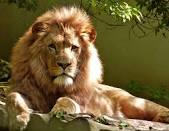
#> input picture photos/lion.jpg, 169 x 131 px
$ python basicfunc.py
#> lines starting #> are read from the running program, lines starting #| are printed output that depends on the picture; after the words box and inside, x2 and y2 are one past the last pixel; in counts of white or black regions, pixels touching at a corner belong together
import cv2 as cv

img=cv.imread('photos/lion.jpg')
#> img is the input picture: shape (131, 169, 3); mean B, G, R 54, 96.1, 114.4
cv.imshow('Lion',img)


#Converting an image to gray scale

gray=cv.cvtColor(img,cv.COLOR_BGR2GRAY)
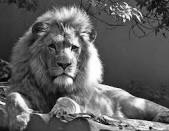
#> gray: shape (131, 169); min 1, max 255, mean 96.7
cv.imshow('Gray',gray)

#how to blur an image

blur=cv.GaussianBlur(img,(3,3),cv.BORDER_DEFAULT)
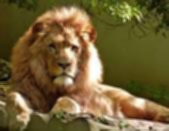
#> blur: shape (131, 169, 3); mean B, G, R 54, 96.1, 114.4
cv.imshow('Blur',blur)

#Edge cascade
canny=cv.Canny(img,125,175)
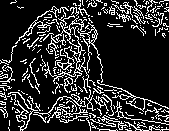
#> canny: shape (131, 169); 18% white in thin lines or dots
cv.imshow('Canny',canny)

#dilating the image
dilated=cv.dilate(canny,(7,7),iterations=3)
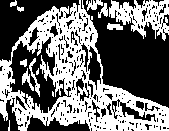
#> dilated: shape (131, 169); 44.2% white; 14 white regions (4 under 20 px), largest, box (x1, y1, x2, y2) and area: (0, 0, 169, 131) 7897, (109, 0, 169, 41) 1264, (29, 58, 40, 97) 114
cv.imshow('Dilated',dilated)

#Eroding
eroded=cv.erode(dilated,(3,3),iterations=3)
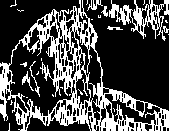
#> eroded: shape (131, 169); 29% white; 29 white regions (21 under 20 px), largest, box (x1, y1, x2, y2) and area: (0, 0, 169, 131) 5217, (109, 0, 169, 41) 816, (87, 0, 103, 11) 66
cv.imshow('Eroded',eroded)

#resize
resized=cv.resize(img,(500,500),interpolation=cv.INTER_CUBIC) #to enlarge INTER.LINEAR/CUBIC ,to reduce INTER.AREA
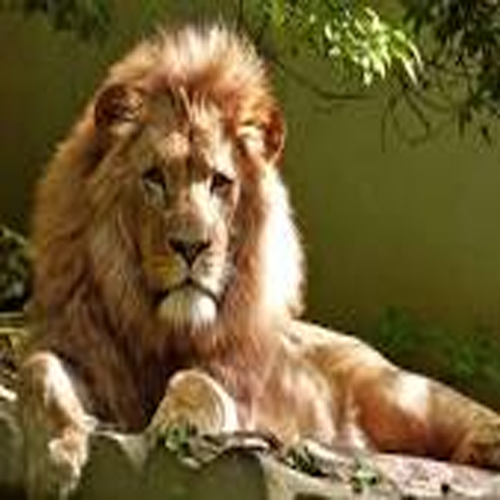
#> resized: shape (500, 500, 3); mean B, G, R 54, 96.1, 114.3
cv.imshow('Resized',resized)

#cropping
cropped=resized[50:200,200:400]
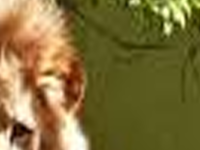
#> cropped: shape (150, 200, 3); mean B, G, R 58.4, 111.2, 128.9
cv.imshow('Cropped',cropped)
cv.waitKey(0)
